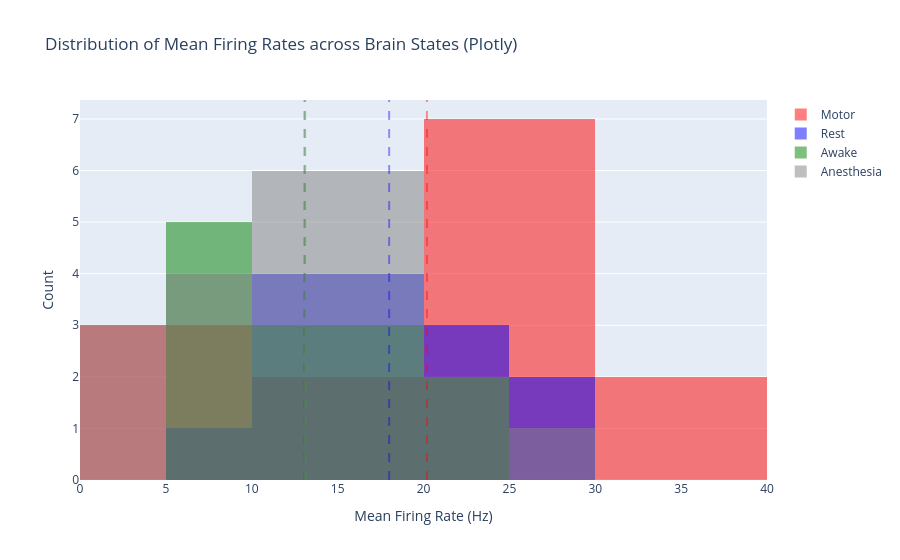
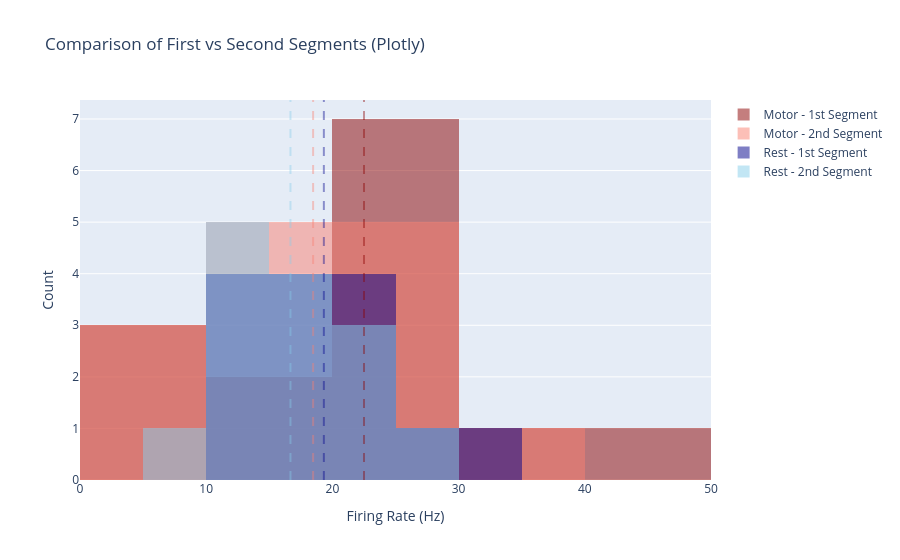
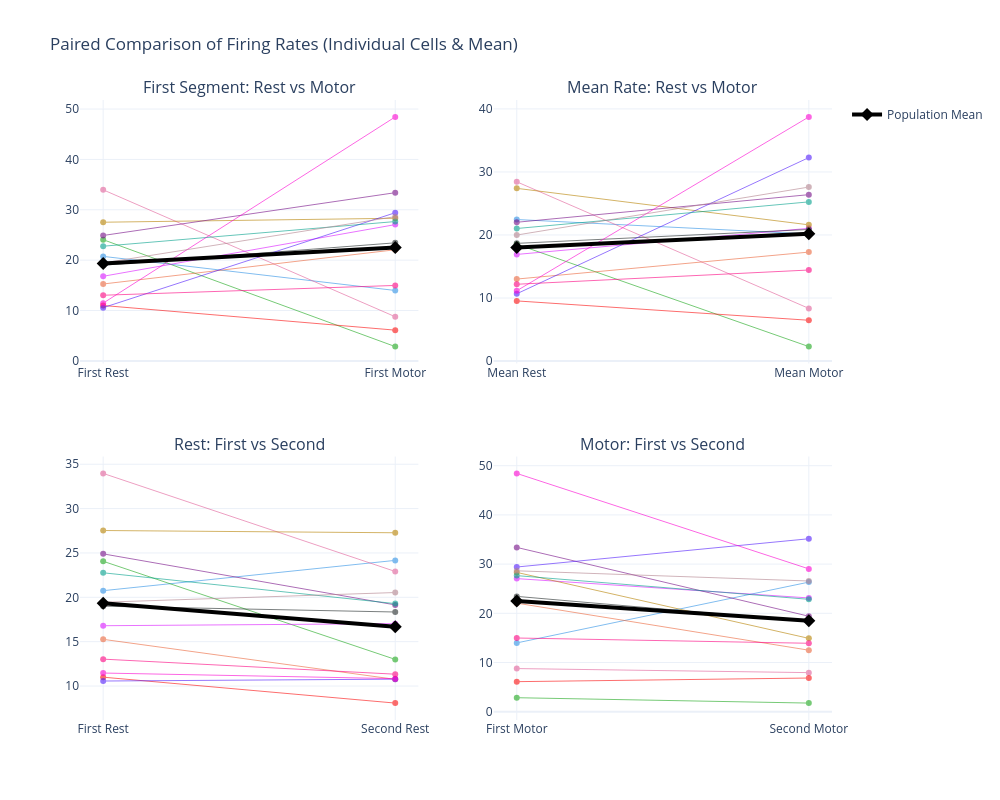

Notebook code cell kept with these figures, in order:
### Code cell
%matplotlib inline
# Define where to save (using current directory, or change to your path)
save_path = r'Z:\Adam-Lab-Shared\Data\Michal_Rubin\data summery\2025\SST'

# ==========================================
# 1. MATPLOTLIB PLOTS (Static + SVG Save)
# ==========================================

# --- Graph 1: Mean Firing Rate by Brain State ---
plt.figure(figsize=(10, 6))

# Define data and colors for easy looping
datasets_g1 = [
    (SSTMotorAllMean, 'Motor', 'red'),
    (SSTRestAllMean, 'Rest', 'blue'),
    (SSTAwakeAllMean, 'Awake', 'green'),
    (SSTAnstAllMean, 'Anesthesia', 'gray')
]

for data, label, color in datasets_g1:
    if len(data) > 0:
        # Plot Histogram
        plt.hist(data, bins='auto', alpha=0.5, label=label, color=color)
        # Plot Mean Line (Dashed, less opaque)
        plt.axvline(np.mean(data), color=color, linestyle='--', linewidth=2, alpha=0.4)

plt.title("Distribution of Mean Firing Rates across Brain States")
plt.xlabel("Mean Firing Rate (Hz)")
plt.ylabel("Count")
plt.legend()

# Save Matplotlib SVG
plt.savefig(os.path.join(save_path, "BrainStates_Hist.svg"), format='svg')
plt.show()


# --- Graph 2: First vs Second Segment ---
plt.figure(figsize=(10, 6))

datasets_g2 = [
    (SSTMotorAllFirst, 'Motor - 1st Segment', 'darkred'),
    (SSTMotorAllSeconed, 'Motor - 2nd Segment', 'salmon'),
    (SSTRestAllFirst, 'Rest - 1st Segment', 'darkblue'),
    (SSTRestAllSecond, 'Rest - 2nd Segment', 'skyblue')
]

for data, label, color in datasets_g2:
    if len(data) > 0:
        plt.hist(data, bins='auto', alpha=0.5, label=label, color=color)
        plt.axvline(np.mean(data), color=color, linestyle='--', linewidth=2, alpha=0.4)

plt.title("Comparison of First vs Second Segments (Motor vs Rest)")
plt.xlabel("Firing Rate (Hz)")
plt.ylabel("Count")
plt.legend()

# Save Matplotlib SVG
plt.savefig(os.path.join(save_path, "Segments_Hist.svg"), format='svg')
plt.show()


# ==========================================
# 2. PLOTLY PLOTS (Interactive + HTML Save)
# ==========================================

# --- Plotly Graph 1 ---
fig1 = go.Figure()

for data, label, color in datasets_g1:
    if len(data) > 0:
        # Add Histogram
        fig1.add_trace(go.Histogram(
            x=data, 
            name=label, 
            marker_color=color, 
            opacity=0.5
        ))
        # Add Mean Line
        fig1.add_vline(
            x=np.mean(data), 
            line_width=2, 
            line_dash="dash", 
            line_color=color, 
            opacity=0.4
        )

fig1.update_layout(
    title="Distribution of Mean Firing Rates across Brain States (Plotly)",
    xaxis_title="Mean Firing Rate (Hz)",
    yaxis_title="Count",
    barmode='overlay' # Overlap histograms like matplotlib
)

# Save as HTML (Interactive)
fig1.write_html(os.path.join(save_path, "BrainStates_Hist.html"))
# To show in notebook:
fig1.show()


# --- Plotly Graph 2 ---
fig2 = go.Figure()

for data, label, color in datasets_g2:
    if len(data) > 0:
        fig2.add_trace(go.Histogram(
            x=data, 
            name=label, 
            marker_color=color, 
            opacity=0.5
        ))
        fig2.add_vline(
            x=np.mean(data), 
            line_width=2, 
            line_dash="dash", 
            line_color=color, 
            opacity=0.4
        )

fig2.update_layout(
    title="Comparison of First vs Second Segments (Plotly)",
    xaxis_title="Firing Rate (Hz)",
    yaxis_title="Count",
    barmode='overlay'
)

# Save as HTML
fig2.write_html(os.path.join(save_path, "Segments_Hist.html"))
fig2.show()


def add_cell_trace(fig, x_labels, y_values, row, col, i):
    colors = px.colors.qualitative.Dark24 + px.colors.qualitative.Light24
    cell_color = colors[i % len(colors)]
    fig.add_trace(go.Scatter(
        x=x_labels,
        y=y_values,
        mode='lines+markers',
        line=dict(color=cell_color, width=1),
        marker=dict(color=cell_color, size=6),
        opacity=0.6,
        showlegend=False,
        name=f'Cell {i}',
        hoverinfo='y+name'
    ), row=row, col=col)

def add_mean_trace(fig, x_labels, data1, data2, row, col):
    mean1 = np.nanmean(data1)
    mean2 = np.nanmean(data2)
    
    fig.add_trace(go.Scatter(
        x=x_labels,
        y=[mean1, mean2],
        mode='lines+markers',
        line=dict(color='black', width=4, dash='solid'), # Solid black line
        marker=dict(color='black', size=10, symbol='diamond'),
        name='Population Mean',
        showlegend=(row==1 and col==1) # Only show legend once
    ), row=row, col=col)


# 2. Setup Figure
num_cells = len(SSTRestAllSecond)
fig = make_subplots(
    rows=2, cols=2, 
    subplot_titles=(
        "First Segment: Rest vs Motor", 
        "Mean Rate: Rest vs Motor", 
        "Rest: First vs Second", 
        "Motor: First vs Second"
    ),
    vertical_spacing=0.15
)

for i in range(num_cells):
    # Subplot (1,1): First Rest vs First Motor
    add_cell_trace(fig, ['First Rest', 'First Motor'], 
                   [SSTRestAllFirst[i], SSTMotorAllFirst[i]], 1, 1, i)
    
    # Subplot (1,2): Mean Rest vs Mean Motor
    add_cell_trace(fig, ['Mean Rest', 'Mean Motor'], 
                   [SSTRestAllMean[i], SSTMotorAllMean[i]], 1, 2, i)

    # Subplot (2,1): Rest First vs Rest Second
    add_cell_trace(fig, ['First Rest', 'Second Rest'], 
                   [SSTRestAllFirst[i], SSTRestAllSecond[i]], 2, 1, i)

    # Subplot (2,2): Motor First vs Motor Second
    add_cell_trace(fig, ['First Motor', 'Second Motor'], 
                   [SSTMotorAllFirst[i], SSTMotorAllSeconed[i]], 2, 2, i)

add_mean_trace(fig, ['First Rest', 'First Motor'], SSTRestAllFirst, SSTMotorAllFirst, 1, 1)
add_mean_trace(fig, ['Mean Rest', 'Mean Motor'], SSTRestAllMean, SSTMotorAllMean, 1, 2)
add_mean_trace(fig, ['First Rest', 'Second Rest'], SSTRestAllFirst, SSTRestAllSecond, 2, 1)
add_mean_trace(fig, ['First Motor', 'Second Motor'], SSTMotorAllFirst, SSTMotorAllSeconed, 2, 2)

# 5. Final Layout & Saving
fig.update_layout(
    height=800, 
    width=1000,
    title_text="Paired Comparison of Firing Rates (Individual Cells & Mean)",
    template="plotly_white",
    showlegend=True
)
svg_path = os.path.join(save_path, f'MotorProp.svg')
html_path = os.path.join(save_path, f'MotorProp.html')
fig.show()

fig.write_image(svg_path)
    # Save as HTML
fig.write_html(html_path)

### Figure 1 — Plotly figure (JSON) as saved in the notebook; plotly's stock layout.template omitted (floating-point values rounded to 4 significant figures)
{"data": [{"marker": {"color": "red"}, "name": "Motor", "opacity": 0.5, "type": "histogram", "x": [20.16, 8.35, 2.295, 6.472, 21.06, 20.87, 21.61, 26.4, 17.28, 32.28, 25.25, 38.73, 14.44, 27.6]}, {"marker": {"color": "blue"}, "name": "Rest", "opacity": 0.5, "type": "histogram", "x": [22.45, 28.44, 18.53, 9.539, 16.91, 18.67, 27.4, 22.02, 13.01, 10.67, 21.03, 11.15, 12.18, 19.99]}, {"marker": {"color": "green"}, "name": "Awake", "opacity": 0.5, "type": "histogram", "x": [12.61, 7.267, 11.52, 9.567, 16.32, 20.87, 5.117, 8.167, 6.967, 15.77, 19.48, 11.95, 24.32]}, {"marker": {"color": "gray"}, "name": "Anesthesia", "opacity": 0.5, "type": "histogram", "x": [11.9, 9.0, 15.39, 8.8, 15.76, 10.55, 16.03, 15.6, 14.52, 16.91, 14.8, 12.08, 5.025, 8.659, 18.88, 2.367, 22.96, 26.39, 3.977, 23.62, 1.157, 14.11]}], "layout": {"barmode": "overlay", "shapes": [{"line": {"color": "red", "dash": "dash", "width": 2}, "opacity": 0.4, "type": "line", "x0": 20.2, "x1": 20.2, "xref": "x", "y0": 0, "y1": 1, "yref": "y domain"}, {"line": {"color": "blue", "dash": "dash", "width": 2}, "opacity": 0.4, "type": "line", "x0": 18.0, "x1": 18.0, "xref": "x", "y0": 0, "y1": 1, "yref": "y domain"}, {"line": {"color": "green", "dash": "dash", "width": 2}, "opacity": 0.4, "type": "line", "x0": 13.07, "x1": 13.07, "xref": "x", "y0": 0, "y1": 1, "yref": "y domain"}, {"line": {"color": "gray", "dash": "dash", "width": 2}, "opacity": 0.4, "type": "line", "x0": 13.11, "x1": 13.11, "xref": "x", "y0": 0, "y1": 1, "yref": "y domain"}], "title": {"text": "Distribution of Mean Firing Rates across Brain States (Plotly)"}, "xaxis": {"title": {"text": "Mean Firing Rate (Hz)"}}, "yaxis": {"title": {"text": "Count"}}}}

### Figure 2 — Plotly figure (JSON) as saved in the notebook; plotly's stock layout.template omitted (floating-point values rounded to 4 significant figures)
{"data": [{"marker": {"color": "darkred"}, "name": "Motor - 1st Segment", "opacity": 0.5, "type": "histogram", "x": [13.98, 8.764, 2.84, 6.101, 27.05, 23.44, 28.32, 33.39, 22.06, 29.41, 27.66, 48.43, 14.98, 28.64]}, {"marker": {"color": "salmon"}, "name": "Motor - 2nd Segment", "opacity": 0.5, "type": "histogram", "x": [26.34, 7.937, 1.75, 6.843, 23.12, 18.31, 14.91, 19.4, 12.5, 35.15, 22.84, 29.03, 13.9, 26.57]}, {"marker": {"color": "darkblue"}, "name": "Rest - 1st Segment", "opacity": 0.5, "type": "histogram", "x": [20.75, 33.96, 24.06, 11.0, 16.8, 19.0, 27.53, 24.9, 15.26, 10.57, 22.76, 11.47, 13.03, 19.44]}, {"marker": {"color": "skyblue"}, "name": "Rest - 2nd Segment", "opacity": 0.5, "type": "histogram", "x": [24.16, 22.91, 13.0, 8.08, 17.03, 18.34, 27.27, 19.14, 10.75, 10.78, 19.29, 10.83, 11.33, 20.54]}], "layout": {"barmode": "overlay", "shapes": [{"line": {"color": "darkred", "dash": "dash", "width": 2}, "opacity": 0.4, "type": "line", "x0": 22.5, "x1": 22.5, "xref": "x", "y0": 0, "y1": 1, "yref": "y domain"}, {"line": {"color": "salmon", "dash": "dash", "width": 2}, "opacity": 0.4, "type": "line", "x0": 18.47, "x1": 18.47, "xref": "x", "y0": 0, "y1": 1, "yref": "y domain"}, {"line": {"color": "darkblue", "dash": "dash", "width": 2}, "opacity": 0.4, "type": "line", "x0": 19.32, "x1": 19.32, "xref": "x", "y0": 0, "y1": 1, "yref": "y domain"}, {"line": {"color": "skyblue", "dash": "dash", "width": 2}, "opacity": 0.4, "type": "line", "x0": 16.68, "x1": 16.68, "xref": "x", "y0": 0, "y1": 1, "yref": "y domain"}], "title": {"text": "Comparison of First vs Second Segments (Plotly)"}, "xaxis": {"title": {"text": "Firing Rate (Hz)"}}, "yaxis": {"title": {"text": "Count"}}}}

### Figure 3 — Plotly figure (JSON) as saved in the notebook; plotly's stock layout.template omitted (floating-point values rounded to 4 significant figures)
{"data": [{"hoverinfo": "y+name", "line": {"color": "#2E91E5", "width": 1}, "marker": {"color": "#2E91E5", "size": 6}, "mode": "lines+markers", "name": "Cell 0", "opacity": 0.6, "showlegend": false, "type": "scatter", "x": ["First Rest", "First Motor"], "xaxis": "x", "y": [20.75, 13.98], "yaxis": "y"}, {"hoverinfo": "y+name", "line": {"color": "#2E91E5", "width": 1}, "marker": {"color": "#2E91E5", "size": 6}, "mode": "lines+markers", "name": "Cell 0", "opacity": 0.6, "showlegend": false, "type": "scatter", "x": ["Mean Rest", "Mean Motor"], "xaxis": "x2", "y": [22.45, 20.16], "yaxis": "y2"}, {"hoverinfo": "y+name", "line": {"color": "#2E91E5", "width": 1}, "marker": {"color": "#2E91E5", "size": 6}, "mode": "lines+markers", "name": "Cell 0", "opacity": 0.6, "showlegend": false, "type": "scatter", "x": ["First Rest", "Second Rest"], "xaxis": "x3", "y": [20.75, 24.16], "yaxis": "y3"}, {"hoverinfo": "y+name", "line": {"color": "#2E91E5", "width": 1}, "marker": {"color": "#2E91E5", "size": 6}, "mode": "lines+markers", "name": "Cell 0", "opacity": 0.6, "showlegend": false, "type": "scatter", "x": ["First Motor", "Second Motor"], "xaxis": "x4", "y": [13.98, 26.34], "yaxis": "y4"}, {"hoverinfo": "y+name", "line": {"color": "#E15F99", "width": 1}, "marker": {"color": "#E15F99", "size": 6}, "mode": "lines+markers", "name": "Cell 1", "opacity": 0.6, "showlegend": false, "type": "scatter", "x": ["First Rest", "First Motor"], "xaxis": "x", "y": [33.96, 8.764], "yaxis": "y"}, {"hoverinfo": "y+name", "line": {"color": "#E15F99", "width": 1}, "marker": {"color": "#E15F99", "size": 6}, "mode": "lines+markers", "name": "Cell 1", "opacity": 0.6, "showlegend": false, "type": "scatter", "x": ["Mean Rest", "Mean Motor"], "xaxis": "x2", "y": [28.44, 8.35], "yaxis": "y2"}, {"hoverinfo": "y+name", "line": {"color": "#E15F99", "width": 1}, "marker": {"color": "#E15F99", "size": 6}, "mode": "lines+markers", "name": "Cell 1", "opacity": 0.6, "showlegend": false, "type": "scatter", "x": ["First Rest", "Second Rest"], "xaxis": "x3", "y": [33.96, 22.91], "yaxis": "y3"}, {"hoverinfo": "y+name", "line": {"color": "#E15F99", "width": 1}, "marker": {"color": "#E15F99", "size": 6}, "mode": "lines+markers", "name": "Cell 1", "opacity": 0.6, "showlegend": false, "type": "scatter", "x": ["First Motor", "Second Motor"], "xaxis": "x4", "y": [8.764, 7.937], "yaxis": "y4"}, {"hoverinfo": "y+name", "line": {"color": "#1CA71C", "width": 1}, "marker": {"color": "#1CA71C", "size": 6}, "mode": "lines+markers", "name": "Cell 2", "opacity": 0.6, "showlegend": false, "type": "scatter", "x": ["First Rest", "First Motor"], "xaxis": "x", "y": [24.06, 2.84], "yaxis": "y"}, {"hoverinfo": "y+name", "line": {"color": "#1CA71C", "width": 1}, "marker": {"color": "#1CA71C", "size": 6}, "mode": "lines+markers", "name": "Cell 2", "opacity": 0.6, "showlegend": false, "type": "scatter", "x": ["Mean Rest", "Mean Motor"], "xaxis": "x2", "y": [18.53, 2.295], "yaxis": "y2"}, {"hoverinfo": "y+name", "line": {"color": "#1CA71C", "width": 1}, "marker": {"color": "#1CA71C", "size": 6}, "mode": "lines+markers", "name": "Cell 2", "opacity": 0.6, "showlegend": false, "type": "scatter", "x": ["First Rest", "Second Rest"], "xaxis": "x3", "y": [24.06, 13.0], "yaxis": "y3"}, {"hoverinfo": "y+name", "line": {"color": "#1CA71C", "width": 1}, "marker": {"color": "#1CA71C", "size": 6}, "mode": "lines+markers", "name": "Cell 2", "opacity": 0.6, "showlegend": false, "type": "scatter", "x": ["First Motor", "Second Motor"], "xaxis": "x4", "y": [2.84, 1.75], "yaxis": "y4"}, {"hoverinfo": "y+name", "line": {"color": "#FB0D0D", "width": 1}, "marker": {"color": "#FB0D0D", "size": 6}, "mode": "lines+markers", "name": "Cell 3", "opacity": 0.6, "showlegend": false, "type": "scatter", "x": ["First Rest", "First Motor"], "xaxis": "x", "y": [11.0, 6.101], "yaxis": "y"}, {"hoverinfo": "y+name", "line": {"color": "#FB0D0D", "width": 1}, "marker": {"color": "#FB0D0D", "size": 6}, "mode": "lines+markers", "name": "Cell 3", "opacity": 0.6, "showlegend": false, "type": "scatter", "x": ["Mean Rest", "Mean Motor"], "xaxis": "x2", "y": [9.539, 6.472], "yaxis": "y2"}, {"hoverinfo": "y+name", "line": {"color": "#FB0D0D", "width": 1}, "marker": {"color": "#FB0D0D", "size": 6}, "mode": "lines+markers", "name": "Cell 3", "opacity": 0.6, "showlegend": false, "type": "scatter", "x": ["First Rest", "Second Rest"], "xaxis": "x3", "y": [11.0, 8.08], "yaxis": "y3"}, {"hoverinfo": "y+name", "line": {"color": "#FB0D0D", "width": 1}, "marker": {"color": "#FB0D0D", "size": 6}, "mode": "lines+markers", "name": "Cell 3", "opacity": 0.6, "showlegend": false, "type": "scatter", "x": ["First Motor", "Second Motor"], "xaxis": "x4", "y": [6.101, 6.843], "yaxis": "y4"}, {"hoverinfo": "y+name", "line": {"color": "#DA16FF", "width": 1}, "marker": {"color": "#DA16FF", "size": 6}, "mode": "lines+markers", "name": "Cell 4", "opacity": 0.6, "showlegend": false, "type": "scatter", "x": ["First Rest", "First Motor"], "xaxis": "x", "y": [16.8, 27.05], "yaxis": "y"}, {"hoverinfo": "y+name", "line": {"color": "#DA16FF", "width": 1}, "marker": {"color": "#DA16FF", "size": 6}, "mode": "lines+markers", "name": "Cell 4", "opacity": 0.6, "showlegend": false, "type": "scatter", "x": ["Mean Rest", "Mean Motor"], "xaxis": "x2", "y": [16.91, 21.06], "yaxis": "y2"}, {"hoverinfo": "y+name", "line": {"color": "#DA16FF", "width": 1}, "marker": {"color": "#DA16FF", "size": 6}, "mode": "lines+markers", "name": "Cell 4", "opacity": 0.6, "showlegend": false, "type": "scatter", "x": ["First Rest", "Second Rest"], "xaxis": "x3", "y": [16.8, 17.03], "yaxis": "y3"}, {"hoverinfo": "y+name", "line": {"color": "#DA16FF", "width": 1}, "marker": {"color": "#DA16FF", "size": 6}, "mode": "lines+markers", "name": "Cell 4", "opacity": 0.6, "showlegend": false, "type": "scatter", "x": ["First Motor", "Second Motor"], "xaxis": "x4", "y": [27.05, 23.12], "yaxis": "y4"}, {"hoverinfo": "y+name", "line": {"color": "#222A2A", "width": 1}, "marker": {"color": "#222A2A", "size": 6}, "mode": "lines+markers", "name": "Cell 5", "opacity": 0.6, "showlegend": false, "type": "scatter", "x": ["First Rest", "First Motor"], "xaxis": "x", "y": [19.0, 23.44], "yaxis": "y"}, {"hoverinfo": "y+name", "line": {"color": "#222A2A", "width": 1}, "marker": {"color": "#222A2A", "size": 6}, "mode": "lines+markers", "name": "Cell 5", "opacity": 0.6, "showlegend": false, "type": "scatter", "x": ["Mean Rest", "Mean Motor"], "xaxis": "x2", "y": [18.67, 20.87], "yaxis": "y2"}, {"hoverinfo": "y+name", "line": {"color": "#222A2A", "width": 1}, "marker": {"color": "#222A2A", "size": 6}, "mode": "lines+markers", "name": "Cell 5", "opacity": 0.6, "showlegend": false, "type": "scatter", "x": ["First Rest", "Second Rest"], "xaxis": "x3", "y": [19.0, 18.34], "yaxis": "y3"}, {"hoverinfo": "y+name", "line": {"color": "#222A2A", "width": 1}, "marker": {"color": "#222A2A", "size": 6}, "mode": "lines+markers", "name": "Cell 5", "opacity": 0.6, "showlegend": false, "type": "scatter", "x": ["First Motor", "Second Motor"], "xaxis": "x4", "y": [23.44, 18.31], "yaxis": "y4"}, {"hoverinfo": "y+name", "line": {"color": "#B68100", "width": 1}, "marker": {"color": "#B68100", "size": 6}, "mode": "lines+markers", "name": "Cell 6", "opacity": 0.6, "showlegend": false, "type": "scatter", "x": ["First Rest", "First Motor"], "xaxis": "x", "y": [27.53, 28.32], "yaxis": "y"}, {"hoverinfo": "y+name", "line": {"color": "#B68100", "width": 1}, "marker": {"color": "#B68100", "size": 6}, "mode": "lines+markers", "name": "Cell 6", "opacity": 0.6, "showlegend": false, "type": "scatter", "x": ["Mean Rest", "Mean Motor"], "xaxis": "x2", "y": [27.4, 21.61], "yaxis": "y2"}, {"hoverinfo": "y+name", "line": {"color": "#B68100", "width": 1}, "marker": {"color": "#B68100", "size": 6}, "mode": "lines+markers", "name": "Cell 6", "opacity": 0.6, "showlegend": false, "type": "scatter", "x": ["First Rest", "Second Rest"], "xaxis": "x3", "y": [27.53, 27.27], "yaxis": "y3"}, {"hoverinfo": "y+name", "line": {"color": "#B68100", "width": 1}, "marker": {"color": "#B68100", "size": 6}, "mode": "lines+markers", "name": "Cell 6", "opacity": 0.6, "showlegend": false, "type": "scatter", "x": ["First Motor", "Second Motor"], "xaxis": "x4", "y": [28.32, 14.91], "yaxis": "y4"}, {"hoverinfo": "y+name", "line": {"color": "#750D86", "width": 1}, "marker": {"color": "#750D86", "size": 6}, "mode": "lines+markers", "name": "Cell 7", "opacity": 0.6, "showlegend": false, "type": "scatter", "x": ["First Rest", "First Motor"], "xaxis": "x", "y": [24.9, 33.39], "yaxis": "y"}, {"hoverinfo": "y+name", "line": {"color": "#750D86", "width": 1}, "marker": {"color": "#750D86", "size": 6}, "mode": "lines+markers", "name": "Cell 7", "opacity": 0.6, "showlegend": false, "type": "scatter", "x": ["Mean Rest", "Mean Motor"], "xaxis": "x2", "y": [22.02, 26.4], "yaxis": "y2"}, {"hoverinfo": "y+name", "line": {"color": "#750D86", "width": 1}, "marker": {"color": "#750D86", "size": 6}, "mode": "lines+markers", "name": "Cell 7", "opacity": 0.6, "showlegend": false, "type": "scatter", "x": ["First Rest", "Second Rest"], "xaxis": "x3", "y": [24.9, 19.14], "yaxis": "y3"}, {"hoverinfo": "y+name", "line": {"color": "#750D86", "width": 1}, "marker": {"color": "#750D86", "size": 6}, "mode": "lines+markers", "name": "Cell 7", "opacity": 0.6, "showlegend": false, "type": "scatter", "x": ["First Motor", "Second Motor"], "xaxis": "x4", "y": [33.39, 19.4], "yaxis": "y4"}, {"hoverinfo": "y+name", "line": {"color": "#EB663B", "width": 1}, "marker": {"color": "#EB663B", "size": 6}, "mode": "lines+markers", "name": "Cell 8", "opacity": 0.6, "showlegend": false, "type": "scatter", "x": ["First Rest", "First Motor"], "xaxis": "x", "y": [15.26, 22.06], "yaxis": "y"}, {"hoverinfo": "y+name", "line": {"color": "#EB663B", "width": 1}, "marker": {"color": "#EB663B", "size": 6}, "mode": "lines+markers", "name": "Cell 8", "opacity": 0.6, "showlegend": false, "type": "scatter", "x": ["Mean Rest", "Mean Motor"], "xaxis": "x2", "y": [13.01, 17.28], "yaxis": "y2"}, {"hoverinfo": "y+name", "line": {"color": "#EB663B", "width": 1}, "marker": {"color": "#EB663B", "size": 6}, "mode": "lines+markers", "name": "Cell 8", "opacity": 0.6, "showlegend": false, "type": "scatter", "x": ["First Rest", "Second Rest"], "xaxis": "x3", "y": [15.26, 10.75], "yaxis": "y3"}, {"hoverinfo": "y+name", "line": {"color": "#EB663B", "width": 1}, "marker": {"color": "#EB663B", "size": 6}, "mode": "lines+markers", "name": "Cell 8", "opacity": 0.6, "showlegend": false, "type": "scatter", "x": ["First Motor", "Second Motor"], "xaxis": "x4", "y": [22.06, 12.5], "yaxis": "y4"}, {"hoverinfo": "y+name", "line": {"color": "#511CFB", "width": 1}, "marker": {"color": "#511CFB", "size": 6}, "mode": "lines+markers", "name": "Cell 9", "opacity": 0.6, "showlegend": false, "type": "scatter", "x": ["First Rest", "First Motor"], "xaxis": "x", "y": [10.57, 29.41], "yaxis": "y"}, {"hoverinfo": "y+name", "line": {"color": "#511CFB", "width": 1}, "marker": {"color": "#511CFB", "size": 6}, "mode": "lines+markers", "name": "Cell 9", "opacity": 0.6, "showlegend": false, "type": "scatter", "x": ["Mean Rest", "Mean Motor"], "xaxis": "x2", "y": [10.67, 32.28], "yaxis": "y2"}, {"hoverinfo": "y+name", "line": {"color": "#511CFB", "width": 1}, "marker": {"color": "#511CFB", "size": 6}, "mode": "lines+markers", "name": "Cell 9", "opacity": 0.6, "showlegend": false, "type": "scatter", "x": ["First Rest", "Second Rest"], "xaxis": "x3", "y": [10.57, 10.78], "yaxis": "y3"}, {"hoverinfo": "y+name", "line": {"color": "#511CFB", "width": 1}, "marker": {"color": "#511CFB", "size": 6}, "mode": "lines+markers", "name": "Cell 9", "opacity": 0.6, "showlegend": false, "type": "scatter", "x": ["First Motor", "Second Motor"], "xaxis": "x4", "y": [29.41, 35.15], "yaxis": "y4"}, {"hoverinfo": "y+name", "line": {"color": "#00A08B", "width": 1}, "marker": {"color": "#00A08B", "size": 6}, "mode": "lines+markers", "name": "Cell 10", "opacity": 0.6, "showlegend": false, "type": "scatter", "x": ["First Rest", "First Motor"], "xaxis": "x", "y": [22.76, 27.66], "yaxis": "y"}, {"hoverinfo": "y+name", "line": {"color": "#00A08B", "width": 1}, "marker": {"color": "#00A08B", "size": 6}, "mode": "lines+markers", "name": "Cell 10", "opacity": 0.6, "showlegend": false, "type": "scatter", "x": ["Mean Rest", "Mean Motor"], "xaxis": "x2", "y": [21.03, 25.25], "yaxis": "y2"}, {"hoverinfo": "y+name", "line": {"color": "#00A08B", "width": 1}, "marker": {"color": "#00A08B", "size": 6}, "mode": "lines+markers", "name": "Cell 10", "opacity": 0.6, "showlegend": false, "type": "scatter", "x": ["First Rest", "Second Rest"], "xaxis": "x3", "y": [22.76, 19.29], "yaxis": "y3"}, {"hoverinfo": "y+name", "line": {"color": "#00A08B", "width": 1}, "marker": {"color": "#00A08B", "size": 6}, "mode": "lines+markers", "name": "Cell 10", "opacity": 0.6, "showlegend": false, "type": "scatter", "x": ["First Motor", "Second Motor"], "xaxis": "x4", "y": [27.66, 22.84], "yaxis": "y4"}, {"hoverinfo": "y+name", "line": {"color": "#FB00D1", "width": 1}, "marker": {"color": "#FB00D1", "size": 6}, "mode": "lines+markers", "name": "Cell 11", "opacity": 0.6, "showlegend": false, "type": "scatter", "x": ["First Rest", "First Motor"], "xaxis": "x", "y": [11.47, 48.43], "yaxis": "y"}, {"hoverinfo": "y+name", "line": {"color": "#FB00D1", "width": 1}, "marker": {"color": "#FB00D1", "size": 6}, "mode": "lines+markers", "name": "Cell 11", "opacity": 0.6, "showlegend": false, "type": "scatter", "x": ["Mean Rest", "Mean Motor"], "xaxis": "x2", "y": [11.15, 38.73], "yaxis": "y2"}, {"hoverinfo": "y+name", "line": {"color": "#FB00D1", "width": 1}, "marker": {"color": "#FB00D1", "size": 6}, "mode": "lines+markers", "name": "Cell 11", "opacity": 0.6, "showlegend": false, "type": "scatter", "x": ["First Rest", "Second Rest"], "xaxis": "x3", "y": [11.47, 10.83], "yaxis": "y3"}, {"hoverinfo": "y+name", "line": {"color": "#FB00D1", "width": 1}, "marker": {"color": "#FB00D1", "size": 6}, "mode": "lines+markers", "name": "Cell 11", "opacity": 0.6, "showlegend": false, "type": "scatter", "x": ["First Motor", "Second Motor"], "xaxis": "x4", "y": [48.43, 29.03], "yaxis": "y4"}, {"hoverinfo": "y+name", "line": {"color": "#FC0080", "width": 1}, "marker": {"color": "#FC0080", "size": 6}, "mode": "lines+markers", "name": "Cell 12", "opacity": 0.6, "showlegend": false, "type": "scatter", "x": ["First Rest", "First Motor"], "xaxis": "x", "y": [13.03, 14.98], "yaxis": "y"}, {"hoverinfo": "y+name", "line": {"color": "#FC0080", "width": 1}, "marker": {"color": "#FC0080", "size": 6}, "mode": "lines+markers", "name": "Cell 12", "opacity": 0.6, "showlegend": false, "type": "scatter", "x": ["Mean Rest", "Mean Motor"], "xaxis": "x2", "y": [12.18, 14.44], "yaxis": "y2"}, {"hoverinfo": "y+name", "line": {"color": "#FC0080", "width": 1}, "marker": {"color": "#FC0080", "size": 6}, "mode": "lines+markers", "name": "Cell 12", "opacity": 0.6, "showlegend": false, "type": "scatter", "x": ["First Rest", "Second Rest"], "xaxis": "x3", "y": [13.03, 11.33], "yaxis": "y3"}, {"hoverinfo": "y+name", "line": {"color": "#FC0080", "width": 1}, "marker": {"color": "#FC0080", "size": 6}, "mode": "lines+markers", "name": "Cell 12", "opacity": 0.6, "showlegend": false, "type": "scatter", "x": ["First Motor", "Second Motor"], "xaxis": "x4", "y": [14.98, 13.9], "yaxis": "y4"}, {"hoverinfo": "y+name", "line": {"color": "#B2828D", "width": 1}, "marker": {"color": "#B2828D", "size": 6}, "mode": "lines+markers", "name": "Cell 13", "opacity": 0.6, "showlegend": false, "type": "scatter", "x": ["First Rest", "First Motor"], "xaxis": "x", "y": [19.44, 28.64], "yaxis": "y"}, {"hoverinfo": "y+name", "line": {"color": "#B2828D", "width": 1}, "marker": {"color": "#B2828D", "size": 6}, "mode": "lines+markers", "name": "Cell 13", "opacity": 0.6, "showlegend": false, "type": "scatter", "x": ["Mean Rest", "Mean Motor"], "xaxis": "x2", "y": [19.99, 27.6], "yaxis": "y2"}, {"hoverinfo": "y+name", "line": {"color": "#B2828D", "width": 1}, "marker": {"color": "#B2828D", "size": 6}, "mode": "lines+markers", "name": "Cell 13", "opacity": 0.6, "showlegend": false, "type": "scatter", "x": ["First Rest", "Second Rest"], "xaxis": "x3", "y": [19.44, 20.54], "yaxis": "y3"}, {"hoverinfo": "y+name", "line": {"color": "#B2828D", "width": 1}, "marker": {"color": "#B2828D", "size": 6}, "mode": "lines+markers", "name": "Cell 13", "opacity": 0.6, "showlegend": false, "type": "scatter", "x": ["First Motor", "Second Motor"], "xaxis": "x4", "y": [28.64, 26.57], "yaxis": "y4"}, {"line": {"color": "black", "dash": "solid", "width": 4}, "marker": {"color": "black", "size": 10, "symbol": "diamond"}, "mode": "lines+markers", "name": "Population Mean", "showlegend": true, "type": "scatter", "x": ["First Rest", "First Motor"], "xaxis": "x", "y": [19.32, 22.5], "yaxis": "y"}, {"line": {"color": "black", "dash": "solid", "width": 4}, "marker": {"color": "black", "size": 10, "symbol": "diamond"}, "mode": "lines+markers", "name": "Population Mean", "showlegend": false, "type": "scatter", "x": ["Mean Rest", "Mean Motor"], "xaxis": "x2", "y": [18.0, 20.2], "yaxis": "y2"}, {"line": {"color": "black", "dash": "solid", "width": 4}, "marker": {"color": "black", "size": 10, "symbol": "diamond"}, "mode": "lines+markers", "name": "Population Mean", "showlegend": false, "type": "scatter", "x": ["First Rest", "Second Rest"], "xaxis": "x3", "y": [19.32, 16.68], "yaxis": "y3"}, {"line": {"color": "black", "dash": "solid", "width": 4}, "marker": {"color": "black", "size": 10, "symbol": "diamond"}, "mode": "lines+markers", "name": "Population Mean", "showlegend": false, "type": "scatter", "x": ["First Motor", "Second Motor"], "xaxis": "x4", "y": [22.5, 18.47], "yaxis": "y4"}], "layout": {"annotations": [{"font": {"size": 16}, "showarrow": false, "text": "First Segment: Rest vs Motor", "x": 0.225, "xanchor": "center", "xref": "paper", "y": 1, "yanchor": "bottom", "yref": "paper"}, {"font": {"size": 16}, "showarrow": false, "text": "Mean Rate: Rest vs Motor", "x": 0.775, "xanchor": "center", "xref": "paper", "y": 1, "yanchor": "bottom", "yref": "paper"}, {"font": {"size": 16}, "showarrow": false, "text": "Rest: First vs Second", "x": 0.225, "xanchor": "center", "xref": "paper", "y": 0.425, "yanchor": "bottom", "yref": "paper"}, {"font": {"size": 16}, "showarrow": false, "text": "Motor: First vs Second", "x": 0.775, "xanchor": "center", "xref": "paper", "y": 0.425, "yanchor": "bottom", "yref": "paper"}], "height": 800, "showlegend": true, "title": {"text": "Paired Comparison of Firing Rates (Individual Cells & Mean)"}, "width": 1000, "xaxis": {"anchor": "y", "domain": [0, 0.45]}, "xaxis2": {"anchor": "y2", "domain": [0.55, 1]}, "xaxis3": {"anchor": "y3", "domain": [0, 0.45]}, "xaxis4": {"anchor": "y4", "domain": [0.55, 1]}, "yaxis": {"anchor": "x", "domain": [0.575, 1]}, "yaxis2": {"anchor": "x2", "domain": [0.575, 1]}, "yaxis3": {"anchor": "x3", "domain": [0, 0.425]}, "yaxis4": {"anchor": "x4", "domain": [0, 0.425]}}}
